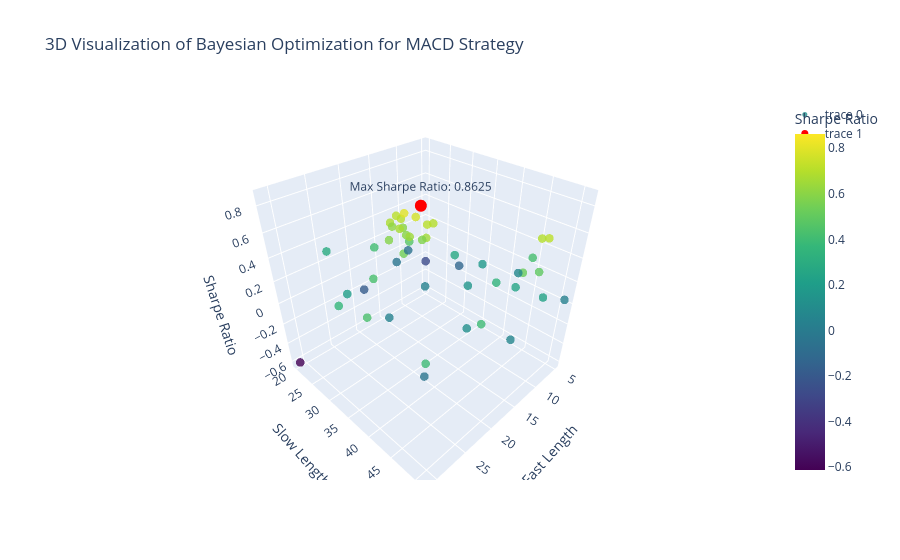

Write notebook code for a chart like this one.
### Code cell
# Extract the evaluated points and corresponding negative Sharpe Ratios
x_vals = [point[0] for point in res.x_iters]
y_vals = [point[1] for point in res.x_iters]
z_vals = res.func_vals

# Convert negative Sharpe Ratios to positive for visualization
sharpe_ratios = [-z for z in z_vals]

# Find the highest Sharpe Ratio and its corresponding parameters
max_sharpe_ratio = max(sharpe_ratios)
max_index = sharpe_ratios.index(max_sharpe_ratio)
best_fast_length = x_vals[max_index]
best_slow_length = y_vals[max_index]

# Create a 3D scatter plot
fig = go.Figure(data=[go.Scatter3d(
    x=x_vals,
    y=y_vals,
    z=sharpe_ratios,
    mode='markers',
    marker=dict(
        size=5,
        color=sharpe_ratios, # Color by Sharpe Ratio
        colorscale='Viridis',
        opacity=0.8,
        colorbar=dict(title='Sharpe Ratio')
    ),
    text=[f'Fast Length: {x}, Slow Length: {y}, Sharpe Ratio: {z:.4f}' for x, y, z in zip(x_vals, y_vals, sharpe_ratios)], 
    hoverinfo='text'
)])

# Highlight the highest Sharpe Ratio point
fig.add_trace(go.Scatter3d(
    x=[best_fast_length],
    y=[best_slow_length],
    z=[max_sharpe_ratio],
    mode='markers+text',
    marker=dict(
        size=7,
        color='red'
    ),
    text=[f'Max Sharpe Ratio: {max_sharpe_ratio:.4f}'],
    textposition='top center'
))

# Set labels and title
fig.update_layout(
    scene=dict(
        xaxis_title='Fast Length',
        yaxis_title='Slow Length',
        zaxis_title='Sharpe Ratio'
    ),
    title='3D Visualization of Bayesian Optimization for MACD Strategy',
    autosize=True
)

fig.show()

### Figure 1 — Plotly figure (JSON) as saved in the notebook; plotly's stock layout.template omitted (floating-point values rounded to 4 significant figures)
{"data": [{"hoverinfo": "text", "marker": {"color": [0.1208, -0.04018, 0.6791, -0.03604, 0.2721, 0.4291, 0.3514, 0.1591, 0.5182, 0.4199, 0.2164, 0.5879, 0.7108, 0.5999, 0.6121, 0.0356, 0.7053, -0.6121, 0.6001, -0.1283, 0.07834, 0.4687, 0.7138, 0.6942, 0.2334, 0.4929, 0.6694, 0.4119, 0.7978, 0.6467, 0.3932, 0.04381, -0.1856, 0.0638, 0.253, 0.5434, 0.1781, 0.4311, -0.0508, 0.2907, 0.3949, 0.7106, 0.6987, 0.7682, 0.8625, 0.6532, 0.5787, 0.3616, -0.2665, 0.0445], "colorbar": {"title": {"text": "Sharpe Ratio"}}, "colorscale": [[0, "#440154"], [0.1111, "#482878"], [0.2222, "#3e4989"], [0.3333, "#31688e"], [0.4444, "#26828e"], [0.5556, "#1f9e89"], [0.6667, "#35b779"], [0.7778, "#6ece58"], [0.8889, "#b5de2b"], [1, "#fde725"]], "opacity": 0.8, "size": 5}, "mode": "markers", "text": ["Fast Length: 20, Slow Length: 46, Sharpe Ratio: 0.1208", "Fast Length: 27, Slow Length: 46, Sharpe Ratio: -0.0402", "Fast Length: 21, Slow Length: 32, Sharpe Ratio: 0.6791", "Fast Length: 13, Slow Length: 22, Sharpe Ratio: -0.0360", "Fast Length: 12, Slow Length: 35, Sharpe Ratio: 0.2721", "Fast Length: 26, Slow Length: 35, Sharpe Ratio: 0.4291", "Fast Length: 15, Slow Length: 46, Sharpe Ratio: 0.3514", "Fast Length: 14, Slow Length: 40, Sharpe Ratio: 0.1591", "Fast Length: 15, Slow Length: 50, Sharpe Ratio: 0.5182", "Fast Length: 9, Slow Length: 47, Sharpe Ratio: 0.4199", "Fast Length: 27, Slow Length: 30, Sharpe Ratio: 0.2164", "Fast Length: 22, Slow Length: 33, Sharpe Ratio: 0.5879", "Fast Length: 20, Slow Length: 32, Sharpe Ratio: 0.7108", "Fast Length: 19, Slow Length: 32, Sharpe Ratio: 0.5999", "Fast Length: 20, Slow Length: 31, Sharpe Ratio: 0.6121", "Fast Length: 5, Slow Length: 51, Sharpe Ratio: 0.0356", "Fast Length: 20, Slow Length: 33, Sharpe Ratio: 0.7053", "Fast Length: 31, Slow Length: 20, Sharpe Ratio: -0.6121", "Fast Length: 20, Slow Length: 34, Sharpe Ratio: 0.6001", "Fast Length: 5, Slow Length: 29, Sharpe Ratio: -0.1283", "Fast Length: 5, Slow Length: 42, Sharpe Ratio: 0.0783", "Fast Length: 18, Slow Length: 32, Sharpe Ratio: 0.4687", "Fast Length: 12, Slow Length: 51, Sharpe Ratio: 0.7138", "Fast Length: 12, Slow Length: 50, Sharpe Ratio: 0.6942", "Fast Length: 11, Slow Length: 51, Sharpe Ratio: 0.2334", "Fast Length: 13, Slow Length: 51, Sharpe Ratio: 0.4929", "Fast Length: 21, Slow Length: 34, Sharpe Ratio: 0.6694", "Fast Length: 21, Slow Length: 28, Sharpe Ratio: 0.4119", "Fast Length: 21, Slow Length: 35, Sharpe Ratio: 0.7978", "Fast Length: 21, Slow Length: 36, Sharpe Ratio: 0.6467", "Fast Length: 31, Slow Length: 51, Sharpe Ratio: 0.3932", "Fast Length: 24, Slow Length: 35, Sharpe Ratio: 0.0438", "Fast Length: 19, Slow Length: 21, Sharpe Ratio: -0.1856", "Fast Length: 17, Slow Length: 51, Sharpe Ratio: 0.0638", "Fast Length: 12, Slow Length: 47, Sharpe Ratio: 0.2530", "Fast Length: 22, Slow Length: 36, Sharpe Ratio: 0.5434", "Fast Length: 9, Slow Length: 38, Sharpe Ratio: 0.1781", "Fast Length: 31, Slow Length: 41, Sharpe Ratio: 0.4311", "Fast Length: 9, Slow Length: 20, Sharpe Ratio: -0.0508", "Fast Length: 24, Slow Length: 20, Sharpe Ratio: 0.2907", "Fast Length: 23, Slow Length: 51, Sharpe Ratio: 0.3949", "Fast Length: 19, Slow Length: 37, Sharpe Ratio: 0.7106", "Fast Length: 18, Slow Length: 37, Sharpe Ratio: 0.6987", "Fast Length: 20, Slow Length: 36, Sharpe Ratio: 0.7682", "Fast Length: 20, Slow Length: 37, Sharpe Ratio: 0.8625", "Fast Length: 20, Slow Length: 38, Sharpe Ratio: 0.6532", "Fast Length: 19, Slow Length: 36, Sharpe Ratio: 0.5787", "Fast Length: 31, Slow Length: 35, Sharpe Ratio: 0.3616", "Fast Length: 5, Slow Length: 20, Sharpe Ratio: -0.2665", "Fast Length: 16, Slow Length: 33, Sharpe Ratio: 0.0445"], "type": "scatter3d", "x": [20, 27, 21, 13, 12, 26, 15, 14, 15, 9, 27, 22, 20, 19, 20, 5, 20, 31, 20, 5, 5, 18, 12, 12, 11, 13, 21, 21, 21, 21, 31, 24, 19, 17, 12, 22, 9, 31, 9, 24, 23, 19, 18, 20, 20, 20, 19, 31, 5, 16], "y": [46, 46, 32, 22, 35, 35, 46, 40, 50, 47, 30, 33, 32, 32, 31, 51, 33, 20, 34, 29, 42, 32, 51, 50, 51, 51, 34, 28, 35, 36, 51, 35, 21, 51, 47, 36, 38, 41, 20, 20, 51, 37, 37, 36, 37, 38, 36, 35, 20, 33], "z": [0.1208, -0.04018, 0.6791, -0.03604, 0.2721, 0.4291, 0.3514, 0.1591, 0.5182, 0.4199, 0.2164, 0.5879, 0.7108, 0.5999, 0.6121, 0.0356, 0.7053, -0.6121, 0.6001, -0.1283, 0.07834, 0.4687, 0.7138, 0.6942, 0.2334, 0.4929, 0.6694, 0.4119, 0.7978, 0.6467, 0.3932, 0.04381, -0.1856, 0.0638, 0.253, 0.5434, 0.1781, 0.4311, -0.0508, 0.2907, 0.3949, 0.7106, 0.6987, 0.7682, 0.8625, 0.6532, 0.5787, 0.3616, -0.2665, 0.0445]}, {"marker": {"color": "red", "size": 7}, "mode": "markers+text", "text": ["Max Sharpe Ratio: 0.8625"], "textposition": "top center", "type": "scatter3d", "x": [20], "y": [37], "z": [0.8625]}], "layout": {"autosize": true, "scene": {"aspectmode": "auto", "aspectratio": {"x": 1, "y": 1, "z": 1}, "xaxis": {"title": {"text": "Fast Length"}, "type": "linear"}, "yaxis": {"title": {"text": "Slow Length"}, "type": "linear"}, "zaxis": {"title": {"text": "Sharpe Ratio"}, "type": "linear"}}, "title": {"text": "3D Visualization of Bayesian Optimization for MACD Strategy"}}}
